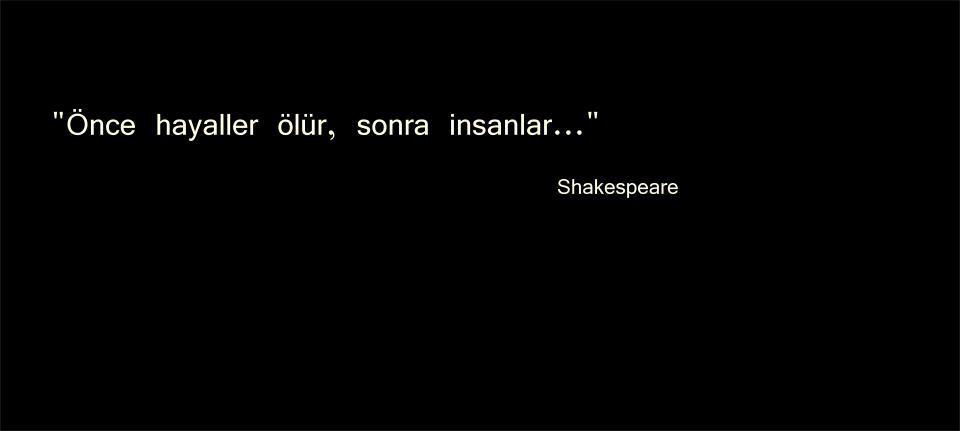
#> input picture text_sharpening/yz.jpg, 960 x 431 px
$ python n.py
#> lines starting #> are read from the running program, lines starting #| are printed output that depends on the picture
import cv2
import numpy as np

image = cv2.imread("yz.jpg")
#> image is the input picture: shape (431, 960, 3); mean B, G, R 2.3, 2.3, 2.3

kernel = np.ones((3,3),np.uint8)

dilation = cv2.dilate(image,kernel,iterations=1)
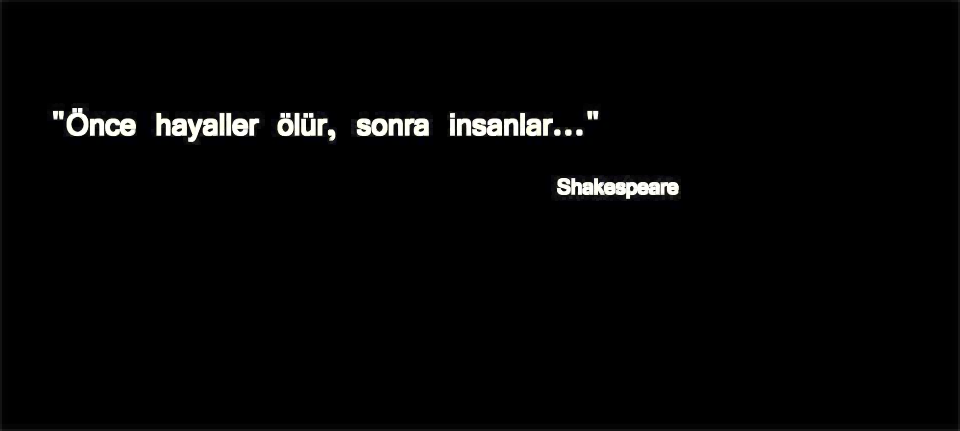
#> dilation: shape (431, 960, 3); mean B, G, R 4.8, 4.8, 4.8

cv2.imshow("Orijinal resim",image)
cv2.imshow("Dilation",dilation)

cv2.waitKey(0)
cv2.destroyAllWindows()
